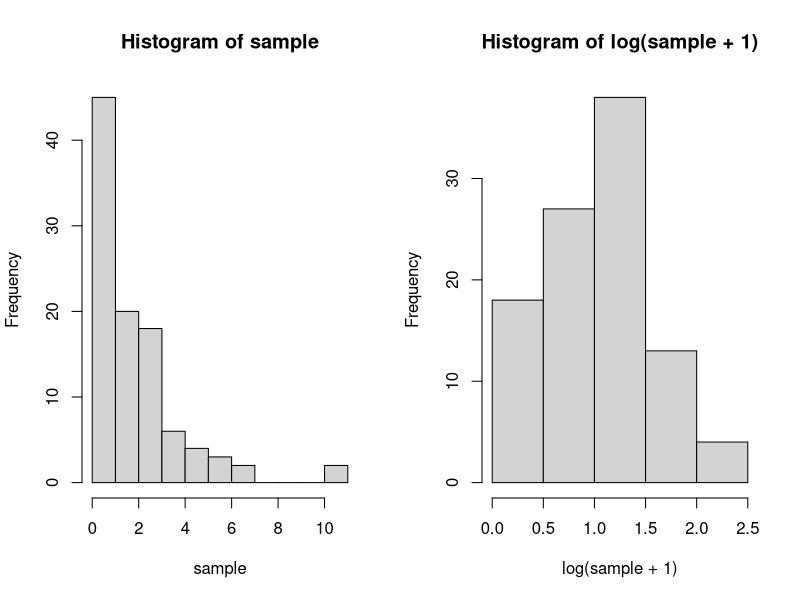

R code for this plot:
## ---- chunk 1
# Setting a seed for reproducibility
set.seed(99)

# Defining desired parameters of the distribution
n <- 100
dispersion <- 2
mu <- 2

# Taking a sample and storing it
sample <- rnbinom(n=n, size=dispersion, mu=mu)

# Plots
par(mfrow=c(1,2)) # setting plot display preferences
hist(sample)
hist(log(sample+1))

mean = mu
variance = mu+mu^2*dispersion

print(paste("Mean = ", mean, sep = ""))
print(paste("Variance =", variance, sep = ""))
